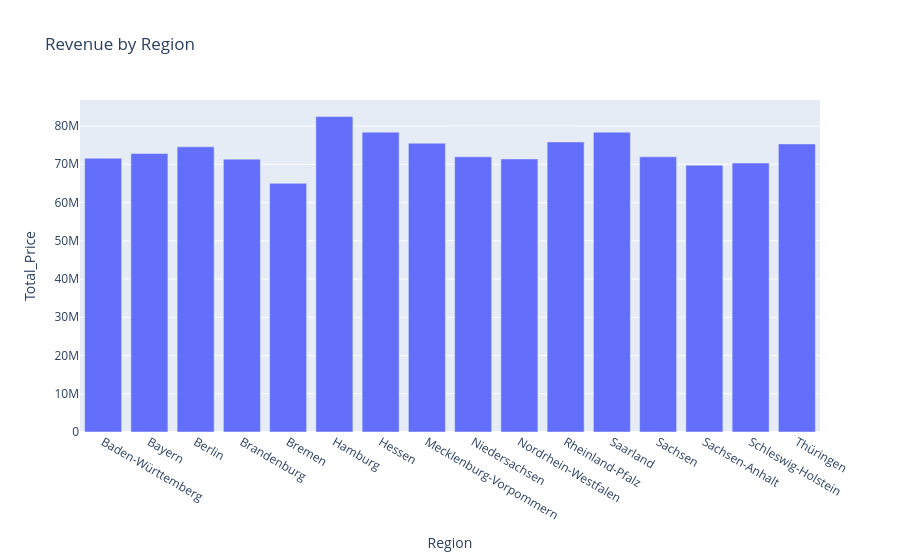

Source (notebook cell):
### Code cell
fig = px.bar(
    region_sales,
    x='Region',
    y='Total_Price',
    title='Revenue by Region'
)

fig.show()

### Figure 1 — Plotly figure (JSON) as saved in the notebook; plotly's stock layout.template omitted (floating-point values rounded to 4 significant figures)
{"data": [{"hovertemplate": "Region=%{x}<br>Total_Price=%{y}<extra></extra>", "legendgroup": "", "marker": {"color": "#636efa", "pattern": {"shape": ""}}, "name": "", "orientation": "v", "showlegend": false, "textposition": "auto", "type": "bar", "x": ["Baden-Württemberg", "Bayern", "Berlin", "Brandenburg", "Bremen", "Hamburg", "Hessen", "Mecklenburg-Vorpommern", "Niedersachsen", "Nordrhein-Westfalen", "Rheinland-Pfalz", "Saarland", "Sachsen", "Sachsen-Anhalt", "Schleswig-Holstein", "Thüringen"], "xaxis": "x", "y": [71590000.0, 72830000.0, 74570000.0, 71350000.0, 65020000.0, 82470000.0, 78400000.0, 75520000.0, 71960000.0, 71390000.0, 75840000.0, 78390000.0, 71950000.0, 69770000.0, 70320000.0, 75320000.0], "yaxis": "y"}], "layout": {"barmode": "relative", "legend": {"tracegroupgap": 0}, "title": {"text": "Revenue by Region"}, "xaxis": {"anchor": "y", "domain": [0, 1], "title": {"text": "Region"}}, "yaxis": {"anchor": "x", "domain": [0, 1], "title": {"text": "Total_Price"}}}}
